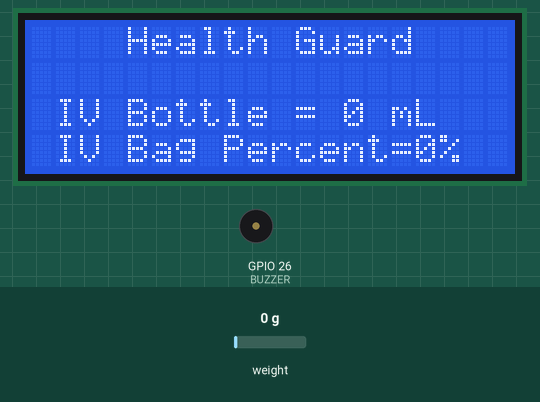
This sketch was run on a simulated ESP32. Shown: 20×4 character LCD, buzzer (waves = sounding, pin HIGH). The test bench sets the inputs (shaded band); at power-on: weight on the scale 0 g. WiFi joins after 1.5 s; servers stay silent unless stated; uploads are accepted with an empty reply; what the sketch prints to the serial monitor is not drawn.

Above: at 5.0 s.
5.1 s: weight on the scale set to 8 g
7.1 s: weight on the scale set to 11 g
At 10.0 s:
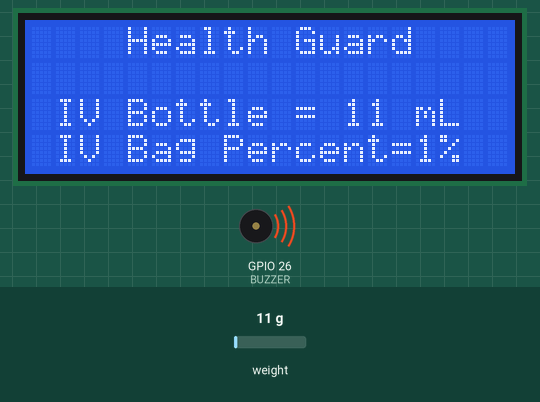
10.4 s: weight on the scale set to 100 g
At 12.0 s:
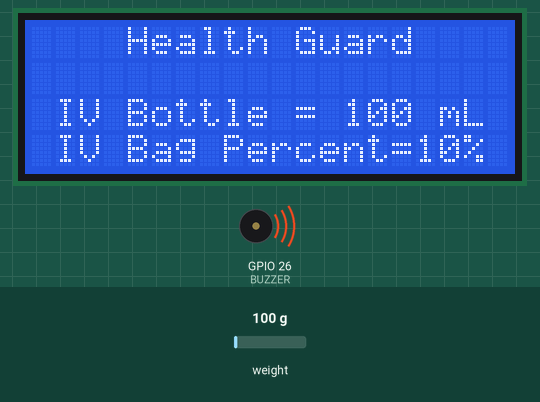
Timing chart, 0 to 13.5 s (numbered marks = the images above; inputs shaded):
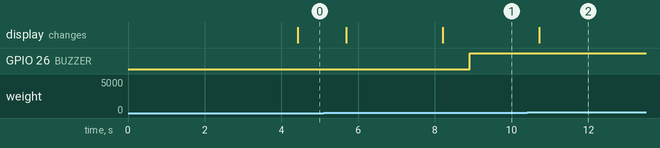

The sketch:

backup.ino
```cpp
// Backup arduino file

#define BLYNK_TEMPLATE_ID "TMPL6Sf_hDlZu" // Replace with your actual template ID
#define BLYNK_TEMPLATE_NAME "Health Guard IV Bag Monitoring and Alert System" // Replace with your actual template name

#include <WiFi.h>
#include <WiFiClient.h>
#include <BlynkSimpleEsp32.h>
#include <LiquidCrystal_I2C.h>
#include "HX711.h"
#include <HTTPClient.h>

// Pin Definitions
#define DOUT  23
#define CLK  19
#define BUZZER 26

// Create instances
HX711 scale;
LiquidCrystal_I2C lcd(0x27, 20, 4);

#define BLYNK_PRINT Serial

// Blynk credentials
// wifi nila francis
// char auth[] = "WDrXGLSZPOvFXVTejw7mhVT_vgxjggdp";
// char ssid[] = "PLDTHOMEFIBRhGx23";
// char pass[] = "PLDTWIFItEdna";

// mobile data ni ramon
// char auth[] = "WDrXGLSZPOvFXVTejw7mhVT_vgxjggdp";
// char ssid[] = "realme";
// char pass[] = "ramon123";

// mobile data ni francis
char auth[] = "WDrXGLSZPOvFXVTejw7mhVT_vgxjggdp";
char ssid[] = "pokoloko";
char pass[] = "12345678";


// Variables
int liter;
int val;
float weight;
float calibration_factor = 1500000;
const int MAX_CAPACITY_ML = 1000;

void setup() {
  Serial.begin(9600);
  lcd.init();
  lcd.backlight();
  pinMode(BUZZER, OUTPUT);

  scale.begin(DOUT, CLK);
  scale.set_scale();
  scale.tare();

  long zero_factor = scale.read_average();
  Serial.print("Zero factor: ");
  Serial.println(zero_factor);

  Blynk.begin(auth, ssid, pass);
}

void loop() {
  Blynk.run();
  measureWeight();
}

void measureWeight() {
  scale.set_scale(calibration_factor);
  weight = scale.get_units(5);

  if (weight < 0) {
    weight = 0.00;
  }

  liter = weight * 1000;
  if (liter > MAX_CAPACITY_ML) {
    liter = MAX_CAPACITY_ML;
  }

  val = map(liter, 0, MAX_CAPACITY_ML, 0, 100);

  lcd.clear();
  lcd.setCursor(1, 0);
  lcd.print("   Health Guard");
  lcd.setCursor(2, 1);
  lcd.print("");

  Serial.print("Kilogram: ");
  Serial.print(weight);
  Serial.println(" Kg");

  lcd.setCursor(1, 2);
  lcd.print("IV Bottle = ");
  lcd.print(liter);
  lcd.print(" mL");

  Serial.print("IV BOTTLE: ");
  Serial.print(liter);
  Serial.println(" mL");

  lcd.setCursor(1, 3);
  lcd.print("IV Bag Percent=");
  lcd.print(val);
  lcd.print("%");

  Serial.print("IV Bag Percent: ");
  Serial.print(val);
  Serial.println("%");

  sendDataToServer(liter, val); // send the data to your server

  delay(500);

  if (val <= 50 && val >= 40) {
    Blynk.logEvent("iv_alert", "IVF Volume is 50%");
    for (int i = 0; i < 5; i++) {
      digitalWrite(BUZZER, HIGH);
      delay(100);
      digitalWrite(BUZZER, LOW);
      delay(100);
    }
  } else if (val <= 10 && val >= 1) {
    Blynk.logEvent("iv_alert", "IVF Volume is too LOW");
    digitalWrite(BUZZER, HIGH);  // Continuous sound for critical alert
  } else {
    digitalWrite(BUZZER, LOW);    // No sound if above alert levels
  }

  Blynk.virtualWrite(V0, liter);
  Blynk.virtualWrite(V1, val);
}

void sendDataToServer(int liter, int val) {
  if(WiFi.status() != WL_CONNECTED) {
    Serial.println("WiFi not connected :(");
  } else {
    Serial.println("WIFI CONNECTED !!!");
    HTTPClient http;
    Serial.println("Connecting to server...");


    // http.begin("https://healthguardiv.site/admin/server.php");
    http.begin("http://192.168.15.227/capstone/server.php");
    http.setTimeout(5000); // 5 seconds timeout
    http.addHeader("Content-Type", "application/json");

    String deviceID = "pt0001";
    String payload = "{\"device_id\":\"" + deviceID + "\",\"liter\":" + String(liter) + ",\"percent\":" + String(val) + "}";

    int httpResponseCode = http.POST(payload);
    Serial.print("HTTP Response Code: ");
    Serial.println(httpResponseCode);
    Serial.println(WiFi.localIP());

    if (httpResponseCode > 0) {
      String response = http.getString();
      Serial.println("Response: " + response);
    } else {
      Serial.print("Error on sending POST: ");
      Serial.println(http.errorToString(httpResponseCode).c_str());
    }
    http.end();
  }
}
```

Measured:
- the behaviour switches between 9 and 10 g on weight on the scale (found by bisection; images 0 and 1)
- after the input at 7.1 s, GPIO 26 (BUZZER): LOW → HIGH after 1.8 s; the display: changes after 1.1 s (image 1)
- after the input at 10.4 s, the display: changes after 0.32 s (image 2)
